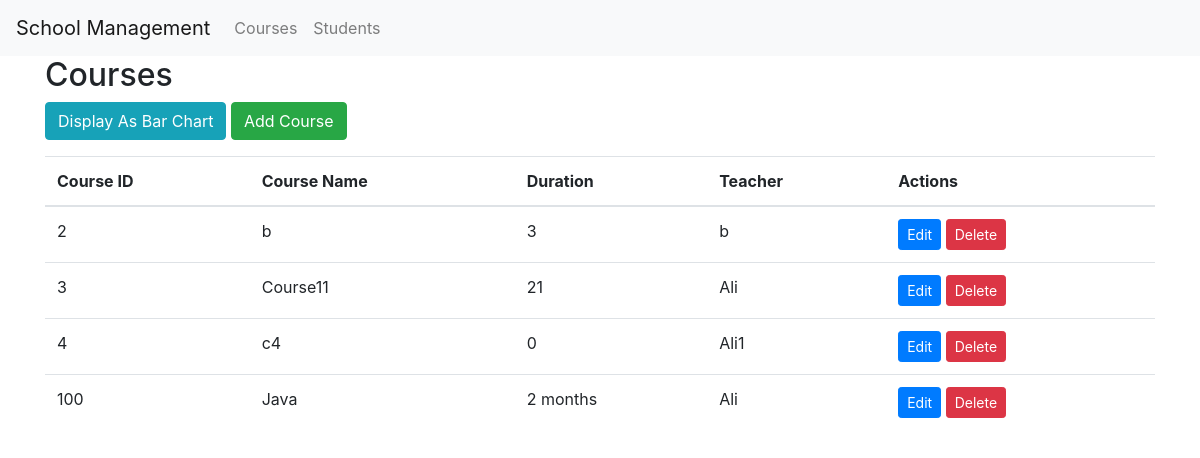
Page /courses/ on the committed database.
### college/models.py (models this page shows, shortened)
class Course(models.Model):
    course_id = models.CharField(max_length=10)
    course_name = models.CharField(max_length=100)
    duration = models.CharField(max_length=50)
    teacher = models.CharField(max_length=100)

### college/views.py (the view)
# urls.py: path('courses/', views.course_list, name='course_list'),
def course_list(request):
    courses = Course.objects.all()
    course_data = {
        "course_name": [course.course_name for course in courses],
        "duration": [course.duration for course in courses]
    }
    df = pd.DataFrame(course_data)
    df['duration'] = pd.to_numeric(df['duration'], errors='coerce')
    df['duration'].fillna(0, inplace=True)
    plt.figure(figsize=(10, 5))
    plt.bar(df['course_name'], df['duration'], color='skyblue')
    plt.xlabel('Course Name')
    plt.ylabel('Duration')
    plt.title('Course Durations')
    plt.xticks(rotation=45, ha='right')
    plt.ylim(0, df['duration'].max() + 1)  # Set the y-axis limit to start at 0
    buffer = io.BytesIO()
    plt.savefig(buffer, format='png')
    buffer.seek(0)
    image_png = buffer.getvalue()
    buffer.close()
    graphic = base64.b64encode(image_png)
    graphic = graphic.decode('utf-8')
    return render(request, 'course_list.html', {'courses': courses, 'graphic': graphic})

### college/templates/course_list.html (shortened to what this page needs)
{% extends 'base.html' %}
{% block content %}
<h2>Courses</h2>
<button id="displayChartBtn" class="btn btn-info mb-3">Display As Bar Chart</button>
<a href="{% url 'add_course' %}" class="btn btn-success mb-3">Add Course</a>
<table class="table">
    <thead>
        <tr>
            <th>Course ID</th>
            <th>Course Name</th>
            <th>Duration</th>
            <th>Teacher</th>
            <th>Actions</th>
        </tr>
    </thead>
    <tbody>
        {% for course in courses %}
        <tr>
            <td>{{ course.course_id }}</td>
            <td>{{ course.course_name }}</td>
            <td>{{ course.duration }}</td>
            <td>{{ course.teacher }}</td>
            <td>
                <a href="{% url 'edit_course' course.pk %}" class="btn btn-primary btn-sm">Edit</a>
                <a href="{% url 'delete_course' course.pk %}" class="btn btn-danger btn-sm">Delete</a>
            </td>
        </tr>
        {% endfor %}
    </tbody>
</table>
{% endblock %}

### college/templates/base.html (shortened to what this page needs)
<!DOCTYPE html>
<html lang="en">
<head>
    <link href="https://stackpath.bootstrapcdn.com/bootstrap/4.5.2/css/bootstrap.min.css" rel="stylesheet">
</head>
<body>
<nav class="navbar navbar-expand-lg navbar-light bg-light">
    <a class="navbar-brand" href="#">School Management</a>
    <div class="collapse navbar-collapse">
        <ul class="navbar-nav mr-auto">
            <li class="nav-item">
                <a class="nav-link" href="{% url 'course_list' %}">Courses</a>
            </li>
            <li class="nav-item">
                <a class="nav-link" href="{% url 'student_list' %}">Students</a>
            </li>
        </ul>
    </div>
</nav>
<div class="container">
    {% block content %}
    {% endblock %}
</div>
</body>
</html>

### rows in the picture
Course: course_id "2", course_name "b", duration "3", teacher "b"
Course: course_id "3", course_name "Course11", duration "21", teacher "Ali"
Course: course_id "4", course_name "c4", duration "0", teacher "Ali1"
Course: course_id "100", course_name "Java", duration "2 months", teacher "Ali"
